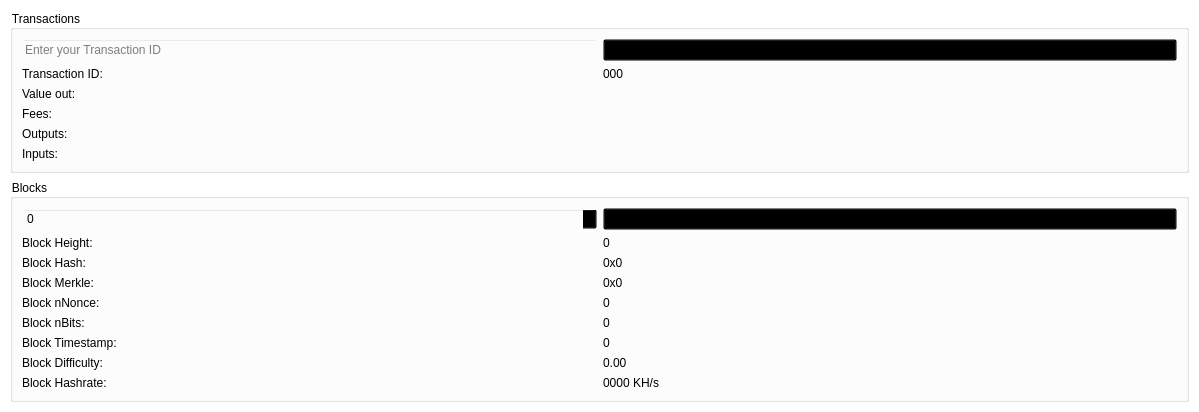
            <widget class="QWidget" name="scrollAreaWidgetContents_7">
             <property name="geometry">
              <rect>
               <x>0</x>
               <y>0</y>
               <width>1199</width>
               <height>408</height>
              </rect>
             </property>
             <property name="styleSheet">
              <string notr="true">background:transparent;</string>
             </property>
             <layout class="QGridLayout" name="gridLayout_18">
              <property name="leftMargin">
               <number>0</number>
              </property>
              <property name="topMargin">
               <number>0</number>
              </property>
              <property name="rightMargin">
               <number>0</number>
              </property>
              <property name="bottomMargin">
               <number>0</number>
              </property>
              <property name="verticalSpacing">
               <number>6</number>
              </property>
              <item row="0" column="1">
               <widget class="QFrame" name="frame">
                <property name="frameShape">
                 <enum>QFrame::StyledPanel</enum>
                </property>
                <property name="frameShadow">
                 <enum>QFrame::Raised</enum>
                </property>
                <layout class="QGridLayout" name="gridLayout_2">
                 <item row="0" column="0">
                  <layout class="QGridLayout" name="gridLayout_31">
                   <item row="2" column="0">
                    <widget class="QGroupBox" name="groupBox_5">
                     <property name="title">
                      <string>Blocks</string>
                     </property>
                     <layout class="QGridLayout" name="gridLayout_35">
                      <item row="0" column="0">
                       <layout class="QGridLayout" name="gridLayout_33">
                        <item row="0" column="0">
                         <layout class="QHBoxLayout" name="horizontalLayout">
                          <item>
                           <widget class="QSpinBox" name="heightBox_2">
                            <property name="sizePolicy">
                             <sizepolicy hsizetype="Preferred" vsizetype="Fixed">
                              <horstretch>0</horstretch>
                              <verstretch>0</verstretch>
                             </sizepolicy>
                            </property>
                            <property name="maximum">
                             <number>99999999</number>
                            </property>
                           </widget>
                          </item>
                          <item>
                           <widget class="QPushButton" name="blockButton_2">
                            <property name="sizePolicy">
                             <sizepolicy hsizetype="Preferred" vsizetype="Fixed">
                              <horstretch>0</horstretch>
                              <verstretch>0</verstretch>
                             </sizepolicy>
                            </property>
                            <property name="minimumSize">
                             <size>
                              <width>0</width>
                              <height>0</height>
                             </size>
                            </property>
                            <property name="maximumSize">
                             <size>
                              <width>16777215</width>
                              <height>16777215</height>
                             </size>
                            </property>
                            <property name="font">
                             <font>
                              <weight>75</weight>
                              <bold>true</bold>
                             </font>
                            </property>
                            <property name="text">
                             <string>Search</string>
                            </property>
                            <property name="autoDefault">
                             <bool>true</bool>
                            </property>
                            <property name="flat">
                             <bool>false</bool>
                            </property>
                           </widget>
                          </item>
                         </layout>
                        </item>
                        <item row="1" column="0">
                         <layout class="QGridLayout" name="gridLayout_28">
                          <item row="1" column="0">
                           <widget class="QLabel" name="hashLabel_2">
                            <property name="text">
                             <string>&lt;html&gt;&lt;head/&gt;&lt;body&gt;&lt;p&gt;&lt;span&gt;Block Hash:&lt;/span&gt;&lt;/p&gt;&lt;/body&gt;&lt;/html&gt;</string>
                            </property>
                           </widget>
                          </item>
                          <item row="3" column="1">
                           <widget class="QLabel" name="nonceBox_2">
                            <property name="cursor">
                             <cursorShape>IBeamCursor</cursorShape>
                            </property>
                            <property name="text">
                             <string>&lt;html&gt;&lt;head/&gt;&lt;body&gt;&lt;p&gt;&lt;span&gt;0&lt;/span&gt;&lt;/p&gt;&lt;/body&gt;&lt;/html&gt;</string>
                            </property>
                            <property name="textInteractionFlags">
                             <set>Qt::TextSelectableByKeyboard|Qt::TextSelectableByMouse</set>
                            </property>
                           </widget>
                          </item>
                          <item row="4" column="0">
                           <widget class="QLabel" name="bitsLabel_2">
                            <property name="text">
                             <string>&lt;html&gt;&lt;head/&gt;&lt;body&gt;&lt;p&gt;&lt;span&gt;Block nBits:&lt;/span&gt;&lt;/p&gt;&lt;/body&gt;&lt;/html&gt;</string>
                            </property>
                           </widget>
                          </item>
                          <item row="7" column="1">
                           <widget class="QLabel" name="pawBox_2">
                            <property name="cursor">
                             <cursorShape>IBeamCursor</cursorShape>
                            </property>
                            <property name="text">
                             <string>&lt;html&gt;&lt;head/&gt;&lt;body&gt;&lt;p&gt;&lt;span&gt;0000 KH/s&lt;/span&gt;&lt;/p&gt;&lt;/body&gt;&lt;/html&gt;</string>
                            </property>
                            <property name="textInteractionFlags">
                             <set>Qt::TextSelectableByKeyboard|Qt::TextSelectableByMouse</set>
                            </property>
                           </widget>
                          </item>
                          <item row="3" column="0">
                           <widget class="QLabel" name="nonceLabel_2">
                            <property name="text">
                             <string>&lt;html&gt;&lt;head/&gt;&lt;body&gt;&lt;p&gt;&lt;span&gt;Block nNonce:&lt;/span&gt;&lt;/p&gt;&lt;/body&gt;&lt;/html&gt;</string>
                            </property>
                           </widget>
                          </item>
                          <item row="6" column="1">
                           <widget class="QLabel" name="hardBox_2">
                            <property name="cursor">
                             <cursorShape>IBeamCursor</cursorShape>
                            </property>
                            <property name="text">
                             <string>&lt;html&gt;&lt;head/&gt;&lt;body&gt;&lt;p&gt;&lt;span&gt;0.00&lt;/span&gt;&lt;/p&gt;&lt;/body&gt;&lt;/html&gt;</string>
                            </property>
                            <property name="textInteractionFlags">
                             <set>Qt::TextSelectableByKeyboard|Qt::TextSelectableByMouse</set>
                            </property>
                           </widget>
                          </item>
                          <item row="4" column="1">
                           <widget class="QLabel" name="bitsBox_2">
                            <property name="cursor">
                             <cursorShape>IBeamCursor</cursorShape>
                            </property>
                            <property name="text">
                             <string>&lt;html&gt;&lt;head/&gt;&lt;body&gt;&lt;p&gt;&lt;span&gt;0&lt;/span&gt;&lt;/p&gt;&lt;/body&gt;&lt;/html&gt;</string>
                            </property>
                            <property name="textInteractionFlags">
                             <set>Qt::TextSelectableByKeyboard|Qt::TextSelectableByMouse</set>
                            </property>
                           </widget>
                          </item>
                          <item row="2" column="1">
                           <widget class="QLabel" name="merkleBox_2">
                            <property name="minimumSize">
                             <size>
                              <width>187</width>
                              <height>0</height>
                             </size>
                            </property>
                            <property name="cursor">
                             <cursorShape>IBeamCursor</cursorShape>
                            </property>
                            <property name="mouseTracking">
                             <bool>true</bool>
                            </property>
                            <property name="text">
                             <string>&lt;html&gt;&lt;head/&gt;&lt;body&gt;&lt;p&gt;&lt;span&gt;0x0&lt;/span&gt;&lt;/p&gt;&lt;/body&gt;&lt;/html&gt;</string>
                            </property>
                            <property name="textInteractionFlags">
                             <set>Qt::TextSelectableByKeyboard|Qt::TextSelectableByMouse</set>
                            </property>
                           </widget>
                          </item>
                          <item row="1" column="1">
                           <widget class="QLabel" name="hashBox_2">
                            <property name="enabled">
                             <bool>true</bool>
                            </property>
                            <property name="sizePolicy">
                             <sizepolicy hsizetype="Preferred" vsizetype="Preferred">
                              <horstretch>0</horstretch>
                              <verstretch>0</verstretch>
                             </sizepolicy>
                            </property>
                            <property name="minimumSize">
                             <size>
                              <width>0</width>
                              <height>0</height>
                             </size>
                            </property>
                            <property name="cursor">
                             <cursorShape>IBeamCursor</cursorShape>
                            </property>
                            <property name="mouseTracking">
                             <bool>true</bool>
                            </property>
                            <property name="text">
                             <string>&lt;html&gt;&lt;head/&gt;&lt;body&gt;&lt;p&gt;&lt;span&gt;0x0&lt;/span&gt;&lt;/p&gt;&lt;/body&gt;&lt;/html&gt;</string>
                            </property>
                            <property name="textInteractionFlags">
                             <set>Qt::TextSelectableByKeyboard|Qt::TextSelectableByMouse</set>
                            </property>
                           </widget>
                          </item>
                          <item row="0" column="0">
                           <widget class="QLabel" name="heightLabel_3">
                            <property name="text">
                             <string>&lt;html&gt;&lt;head/&gt;&lt;body&gt;&lt;p&gt;&lt;span&gt;Block Height:&lt;/span&gt;&lt;/p&gt;&lt;/body&gt;&lt;/html&gt;</string>
                            </property>
                           </widget>
                          </item>
                          <item row="2" column="0">
                           <widget class="QLabel" name="merkleLabel_2">
                            <property name="text">
                             <string>&lt;html&gt;&lt;head/&gt;&lt;body&gt;&lt;p&gt;&lt;span&gt;Block Merkle:&lt;/span&gt;&lt;/p&gt;&lt;/body&gt;&lt;/html&gt;</string>
                            </property>
                           </widget>
                          </item>
                          <item row="5" column="0">
                           <widget class="QLabel" name="timeLabel_2">
                            <property name="text">
                             <string>&lt;html&gt;&lt;head/&gt;&lt;body&gt;&lt;p&gt;&lt;span&gt;Block Timestamp:&lt;/span&gt;&lt;/p&gt;&lt;/body&gt;&lt;/html&gt;</string>
                            </property>
                           </widget>
                          </item>
                          <item row="5" column="1">
                           <widget class="QLabel" name="timeBox_2">
                            <property name="cursor">
                             <cursorShape>IBeamCursor</cursorShape>
                            </property>
                            <property name="text">
                             <string>&lt;html&gt;&lt;head/&gt;&lt;body&gt;&lt;p&gt;&lt;span&gt;0&lt;/span&gt;&lt;/p&gt;&lt;/body&gt;&lt;/html&gt;</string>
                            </property>
                            <property name="textInteractionFlags">
                             <set>Qt::TextSelectableByKeyboard|Qt::TextSelectableByMouse</set>
                            </property>
                           </widget>
                          </item>
                          <item row="7" column="0">
                           <widget class="QLabel" name="pawLabel_2">
                            <property name="text">
                             <string>&lt;html&gt;&lt;head/&gt;&lt;body&gt;&lt;p&gt;&lt;span&gt;Block Hashrate:&lt;/span&gt;&lt;/p&gt;&lt;/body&gt;&lt;/html&gt;</string>
                            </property>
                           </widget>
                          </item>
                          <item row="0" column="1">
                           <widget class="QLabel" name="heightLabel_4">
                            <property name="cursor">
                             <cursorShape>IBeamCursor</cursorShape>
                            </property>
                            <property name="mouseTracking">
                             <bool>true</bool>
                            </property>
                            <property name="acceptDrops">
                             <bool>true</bool>
                            </property>
                            <property name="frameShape">
                             <enum>QFrame::NoFrame</enum>
                            </property>
                            <property name="text">
                             <string>&lt;html&gt;&lt;head/&gt;&lt;body&gt;&lt;p&gt;&lt;span&gt;0&lt;/span&gt;&lt;/p&gt;&lt;/body&gt;&lt;/html&gt;</string>
                            </property>
                            <property name="textInteractionFlags">
                             <set>Qt::TextSelectableByKeyboard|Qt::TextSelectableByMouse</set>
                            </property>
                           </widget>
                          </item>
                          <item row="6" column="0">
                           <widget class="QLabel" name="hardLabel_2">
                            <property name="palette">
                             <palette>
                              <active>
                               <colorrole role="Button">
                                <brush brushstyle="SolidPattern">
                                 <color alpha="0">
                                  <red>0</red>
                                  <green>0</green>
                                  <blue>0</blue>
                                 </color>
                                </brush>
                               </colorrole>
                               <colorrole role="Base">
                                <brush brushstyle="SolidPattern">
                                 <color alpha="0">
                                  <red>0</red>
                                  <green>0</green>
                                  <blue>0</blue>
                                 </color>
                                </brush>
                               </colorrole>
                               <colorrole role="Window">
                                <brush brushstyle="SolidPattern">
                                 <color alpha="0">
                                  <red>0</red>
                                  <green>0</green>
                                  <blue>0</blue>
                                 </color>
                                </brush>
                               </colorrole>
                              </active>
                              <inactive>
                               <colorrole role="Button">
                                <brush brushstyle="SolidPattern">
                                 <color alpha="0">
                                  <red>0</red>
                                  <green>0</green>
                                  <blue>0</blue>
                                 </color>
                                </brush>
                               </colorrole>
                               <colorrole role="Base">
                                <brush brushstyle="SolidPattern">
                                 <color alpha="0">
                                  <red>0</red>
                                  <green>0</green>
                                  <blue>0</blue>
                                 </color>
                                </brush>
                               </colorrole>
                               <colorrole role="Window">
                                <brush brushstyle="SolidPattern">
                                 <color alpha="0">
                                  <red>0</red>
                                  <green>0</green>
                                  <blue>0</blue>
                                 </color>
                                </brush>
                               </colorrole>
                              </inactive>
                              <disabled>
                               <colorrole role="Button">
                                <brush brushstyle="SolidPattern">
                                 <color alpha="0">
                                  <red>0</red>
                                  <green>0</green>
                                  <blue>0</blue>
                                 </color>
                                </brush>
                               </colorrole>
                               <colorrole role="Base">
                                <brush brushstyle="SolidPattern">
                                 <color alpha="0">
                                  <red>0</red>
                                  <green>0</green>
                                  <blue>0</blue>
                                 </color>
                                </brush>
                               </colorrole>
                               <colorrole role="Window">
                                <brush brushstyle="SolidPattern">
                                 <color alpha="0">
                                  <red>0</red>
                                  <green>0</green>
                                  <blue>0</blue>
                                 </color>
                                </brush>
                               </colorrole>
                              </disabled>
                             </palette>
                            </property>
                            <property name="text">
                             <string>&lt;html&gt;&lt;head/&gt;&lt;body&gt;&lt;p&gt;&lt;span&gt;Block Difficulty:&lt;/span&gt;&lt;/p&gt;&lt;/body&gt;&lt;/html&gt;</string>
                            </property>
                           </widget>
                          </item>
                         </layout>
                        </item>
                       </layout>
                      </item>
                     </layout>
                    </widget>
                   </item>
                   <item row="1" column="0">
                    <widget class="QGroupBox" name="groupBox_4">
                     <property name="title">
                      <string>Transactions</string>
                     </property>
                     <layout class="QGridLayout" name="gridLayout_34">
                      <item row="0" column="0">
                       <layout class="QGridLayout" name="gridLayout_27">
                        <item row="0" column="0">
                         <layout class="QHBoxLayout" name="horizontalLayout_3">
                          <item>
                           <widget class="QLineEdit" name="txBox_2">
                            <property name="sizePolicy">
                             <sizepolicy hsizetype="Preferred" vsizetype="Fixed">
                              <horstretch>0</horstretch>
                              <verstretch>0</verstretch>
                             </sizepolicy>
                            </property>
                            <property name="inputMask">
                             <string comment="Transaction id" extracomment="Transaction id"/>
                            </property>
                            <property name="placeholderText">
                             <string comment="Transaction ID" extracomment="Transaction ID">Enter your Transaction ID</string>
                            </property>
                           </widget>
                          </item>
                          <item>
                           <widget class="QPushButton" name="txButton_2">
                            <property name="font">
                             <font>
                              <weight>75</weight>
                              <bold>true</bold>
                             </font>
                            </property>
                            <property name="text">
                             <string>Search</string>
                            </property>
                            <property name="autoDefault">
                             <bool>true</bool>
                            </property>
                           </widget>
                          </item>
                         </layout>
                        </item>
                        <item row="1" column="0">
                         <layout class="QGridLayout" name="gridLayout_17">
                          <item row="0" column="0">
                           <widget class="QLabel" name="txLabel_2">
                            <property name="text">
                             <string>&lt;html&gt;&lt;head/&gt;&lt;body&gt;&lt;p&gt;&lt;span&gt;Transaction ID:&lt;/span&gt;&lt;/p&gt;&lt;/body&gt;&lt;/html&gt;</string>
                            </property>
                            <property name="alignment">
                             <set>Qt::AlignLeading|Qt::AlignLeft|Qt::AlignTop</set>
                            </property>
                           </widget>
                          </item>
                          <item row="0" column="1">
                           <widget class="QLabel" name="txID_2">
                            <property name="cursor">
                             <cursorShape>IBeamCursor</cursorShape>
                            </property>
                            <property name="text">
                             <string>&lt;html&gt;&lt;head/&gt;&lt;body&gt;&lt;p&gt;&lt;span&gt;000&lt;/span&gt;&lt;/p&gt;&lt;/body&gt;&lt;/html&gt;</string>
                            </property>
                            <property name="alignment">
                             <set>Qt::AlignLeading|Qt::AlignLeft|Qt::AlignTop</set>
                            </property>
                            <property name="textInteractionFlags">
                             <set>Qt::TextSelectableByKeyboard|Qt::TextSelectableByMouse</set>
                            </property>
                           </widget>
                          </item>
                          <item row="1" column="0">
                           <widget class="QLabel" name="valueLabel_2">
                            <property name="text">
                             <string>&lt;html&gt;&lt;head/&gt;&lt;body&gt;&lt;p&gt;&lt;span&gt;Value out:&lt;/span&gt;&lt;/p&gt;&lt;/body&gt;&lt;/html&gt;</string>
                            </property>
                            <property name="alignment">
                             <set>Qt::AlignLeading|Qt::AlignLeft|Qt::AlignTop</set>
                            </property>
                           </widget>
                          </item>
                          <item row="1" column="1">
                           <widget class="QLabel" name="valueBox_2">
                            <property name="cursor">
                             <cursorShape>IBeamCursor</cursorShape>
                            </property>
                            <property name="mouseTracking">
                             <bool>true</bool>
                            </property>
                            <property name="text">
                             <string/>
                            </property>
                            <property name="alignment">
                             <set>Qt::AlignLeading|Qt::AlignLeft|Qt::AlignTop</set>
                            </property>
                            <property name="textInteractionFlags">
                             <set>Qt::TextSelectableByKeyboard|Qt::TextSelectableByMouse</set>
                            </property>
                           </widget>
                          </item>
                          <item row="2" column="0">
                           <widget class="QLabel" name="feesLabel_2">
                            <property name="text">
                             <string>&lt;html&gt;&lt;head/&gt;&lt;body&gt;&lt;p&gt;&lt;span&gt;Fees:&lt;/span&gt;&lt;/p&gt;&lt;/body&gt;&lt;/html&gt;</string>
                            </property>
                            <property name="alignment">
                             <set>Qt::AlignLeading|Qt::AlignLeft|Qt::AlignTop</set>
                            </property>
                           </widget>
                          </item>
                          <item row="2" column="1">
                           <widget class="QLabel" name="feesBox_2">
                            <property name="cursor">
                             <cursorShape>IBeamCursor</cursorShape>
                            </property>
                            <property name="mouseTracking">
                             <bool>true</bool>
                            </property>
                            <property name="text">
                             <string/>
                            </property>
                            <property name="alignment">
                             <set>Qt::AlignLeading|Qt::AlignLeft|Qt::AlignTop</set>
                            </property>
                            <property name="textInteractionFlags">
                             <set>Qt::TextSelectableByKeyboard|Qt::TextSelectableByMouse</set>
                            </property>
                           </widget>
                          </item>
                          <item row="3" column="0">
                           <widget class="QLabel" name="outputLabel_2">
                            <property name="text">
                             <string>&lt;html&gt;&lt;head/&gt;&lt;body&gt;&lt;p&gt;&lt;span&gt;Outputs:&lt;/span&gt;&lt;/p&gt;&lt;/body&gt;&lt;/html&gt;</string>
                            </property>
                            <property name="alignment">
                             <set>Qt::AlignLeading|Qt::AlignLeft|Qt::AlignTop</set>
                            </property>
                           </widget>
                          </item>
                          <item row="3" column="1">
                           <widget class="QLabel" name="outputBox_2">
                            <property name="cursor">
                             <cursorShape>IBeamCursor</cursorShape>
                            </property>
                            <property name="mouseTracking">
                             <bool>true</bool>
                            </property>
                            <property name="text">
                             <string/>
                            </property>
                            <property name="alignment">
                             <set>Qt::AlignLeading|Qt::AlignLeft|Qt::AlignTop</set>
                            </property>
                            <property name="textInteractionFlags">
                             <set>Qt::TextSelectableByKeyboard|Qt::TextSelectableByMouse</set>
                            </property>
                           </widget>
                          </item>
                          <item row="4" column="0">
                           <widget class="QLabel" name="inputLabel_2">
                            <property name="text">
                             <string>&lt;html&gt;&lt;head/&gt;&lt;body&gt;&lt;p&gt;&lt;span&gt;Inputs:&lt;/span&gt;&lt;/p&gt;&lt;/body&gt;&lt;/html&gt;</string>
                            </property>
                            <property name="alignment">
                             <set>Qt::AlignLeading|Qt::AlignLeft|Qt::AlignTop</set>
                            </property>
                           </widget>
                          </item>
                          <item row="4" column="1">
                           <widget class="QLabel" name="inputBox_2">
                            <property name="cursor">
                             <cursorShape>IBeamCursor</cursorShape>
                            </property>
                            <property name="mouseTracking">
                             <bool>true</bool>
                            </property>
                            <property name="text">
                             <string/>
                            </property>
                            <property name="alignment">
                             <set>Qt::AlignLeading|Qt::AlignLeft|Qt::AlignTop</set>
                            </property>
                            <property name="textInteractionFlags">
                             <set>Qt::TextSelectableByKeyboard|Qt::TextSelectableByMouse</set>
                            </property>
                           </widget>
                          </item>
                         </layout>
                        </item>
                       </layout>
                      </item>
                     </layout>
                    </widget>
                   </item>
                  </layout>
                 </item>
                </layout>
               </widget>
              </item>
             </layout>
            </widget>
